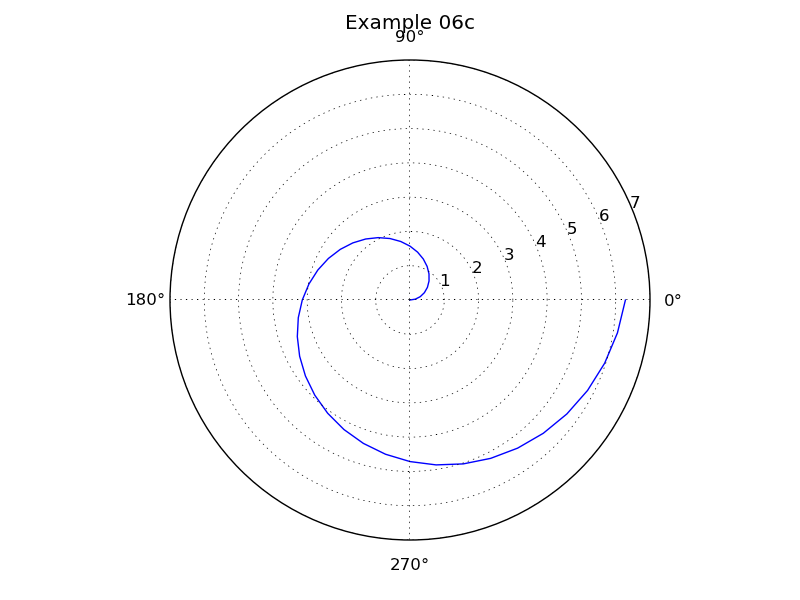

The Python source for this figure:
import matplotlib.pyplot as pyplot
import plotdata

pyplot.axes(polar=True)

t = plotdata.data06t
r = plotdata.data06r

pyplot.thetagrids([0.0, 90.0, 180.0, 270.0])

pyplot.polar(t,r)

pyplot.title('Example 06c')
pyplot.savefig('example06c.png')

